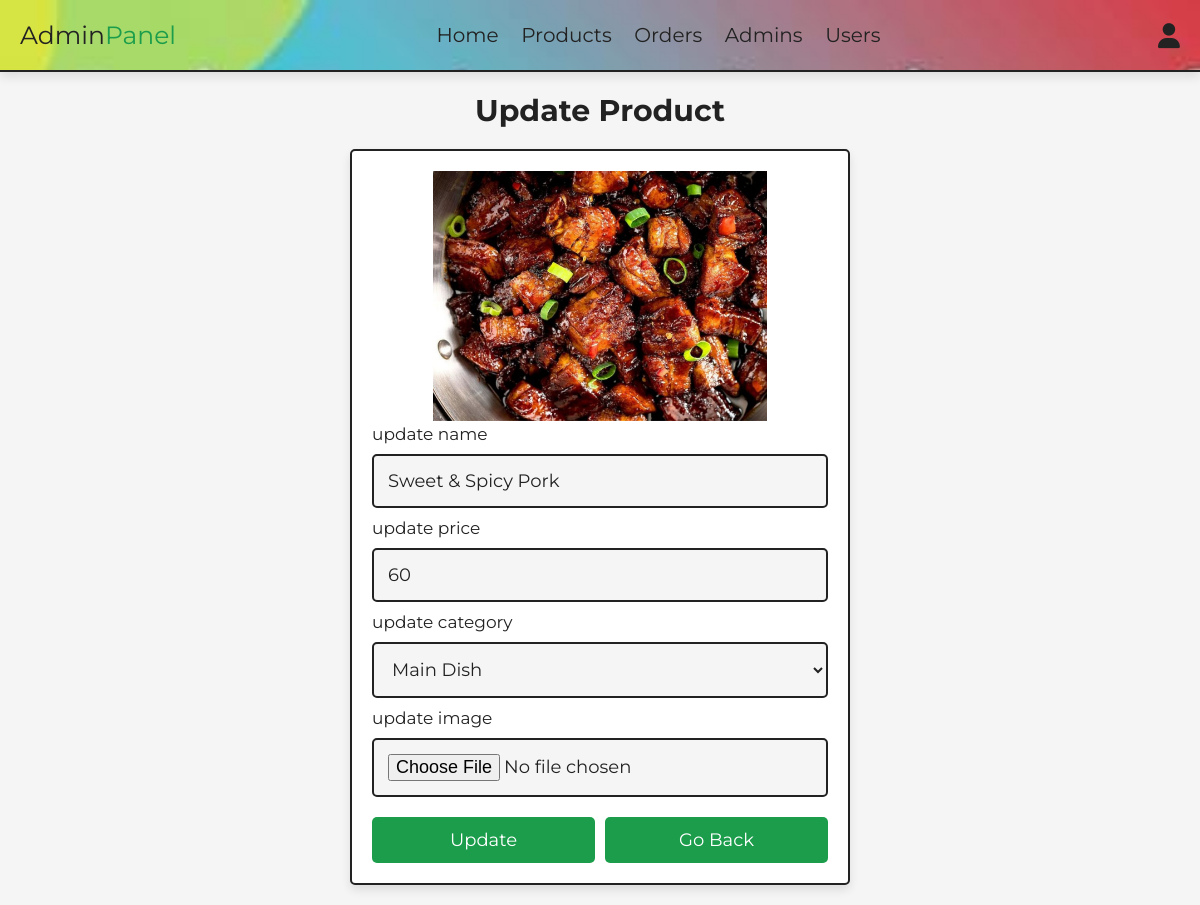
Screenshot of /SisterakasRestaurant/admin/update_product.php?update=5 (signed in) with the database file from the repository.
### tables this page shows
CREATE TABLE IF NOT EXISTS `products` (
  `id` int NOT NULL AUTO_INCREMENT,
  `name` varchar(100) NOT NULL,
  `category` varchar(100) NOT NULL,
  `price` int NOT NULL,
  `image` varchar(100) NOT NULL,
  PRIMARY KEY (`id`)
);

### SisterakasRestaurant/admin/update_product.php (the view, shortened to what this page needs)
<?php
include '../components/connect.php';
?>
<!DOCTYPE html>
<html lang="en">
<head>
   <link rel="stylesheet" href="https://cdnjs.cloudflare.com/ajax/libs/font-awesome/6.1.1/css/all.min.css">
   <link rel="stylesheet" href="../css/admin_style.css">
</head>
<body>
<?php
include '../components/admin_header.php';
?>
<section class="update-product">
   <h1 class="heading">update product</h1>
   <?php
      $update_id = $_GET['update'];
      $show_products = $conn->prepare("SELECT * FROM `products` WHERE id = ?");
      $show_products->execute([$update_id]);
      if ($show_products->rowCount() > 0) {
         while ($fetch_products = $show_products->fetch(PDO::FETCH_ASSOC)) {
   ?>
   <form action="" method="POST" enctype="multipart/form-data">
      <img src="../uploaded_img/<?= $fetch_products['image']; ?>" alt="">
      <span>update name</span>
      <input type="text" required placeholder="enter product name" name="name" maxlength="100" class="box" value="<?= $fetch_products['name']; ?>">
      <span>update price</span>
      <input type="number" min="0" max="9999999999" required placeholder="enter product price" name="price" onkeypress="if(this.value.length == 10) return false;" class="box" value="<?= $fetch_products['price']; ?>">
      <span>update category</span>
      <select name="category" class="box" required>
         <option selected value="<?= $fetch_products['category']; ?>"><?= $fetch_products['category']; ?></option>
      </select>
      <span>update image</span>
      <input type="file" name="image" class="box" accept="image/jpg, image/jpeg, image/png, image/webp">
      <div class="flex-btn">
         <input type="submit" value="update" class="btn" name="update">
         <a href="products.php" class="option-btn">go back</a>
      </div>
   </form>
   <?php
         }
      } else {
         echo '<p class="empty">no products added yet!</p>';
      }
   ?>
</section>
</body>
</html>

### SisterakasRestaurant/css/admin_style.css (style rules this page uses)
:root { --main-color:#1b9d4b; --red:#e74c3c; --blue:#2858d1; --black:#222; --white:#fff; --light-bg:#f5f5f5; --light-color:#999; --border:.2rem solid var(--black); --box-shadow:0 .5rem 1rem rgba(0,0,0,.1); }
* { font-family: 'Montserrat', sans-serif; margin:0; padding:0; box-sizing: border-box; text-decoration: none; outline: none; border:none; }
html { font-size: 62.5%; overflow-x: hidden; }
body { background-color: var(--light-bg); }
section { max-width: 1200px; margin:0 auto; padding:2rem; }
.btn, .delete-btn, .option-btn { display: block; margin-top: 1rem; border-radius: .5rem; cursor: pointer; width: 100%; font-size: 1.8rem; color:var(--white); padding:1.2rem 3rem; text-transform: capitalize; text-align: center; }
.btn { background-color: var(--main-color); }
.option-btn { background-color: var(--main-color); }
.flex-btn { display: flex; gap:1rem; }
.heading { text-align: center; margin-bottom: 2rem; text-transform: capitalize; color:var(--black); font-size: 3rem; }
.update-product form { margin:0 auto; max-width: 50rem; background-color: var(--white); border-radius: .5rem; box-shadow: var(--box-shadow); border:var(--border); padding:2rem; }
.update-product form img { height: 25rem; width: 100%; object-fit: contain; }
.update-product form .box { background-color: var(--light-bg); border:var(--border); width: 100%; padding:1.4rem; font-size: 1.8rem; color:var(--black); border-radius: .5rem; margin: 1rem 0; }
.update-product form span { font-size: 1.7rem; color:var(--black); }

### rows the page displays
products: image (picture), name "Sweet & Spicy Pork", price "60", category "Main Dish"
